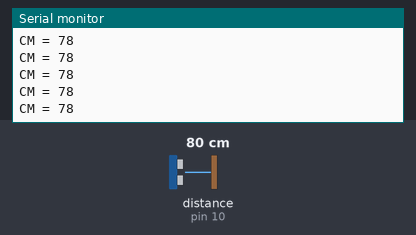
Bench run of a sketch on a simulated Arduino Uno, built with avr-gcc and run on an emulated ATmega328P. Shown: the last lines printed to the serial monitor. Wiring (inferred from the names in the program): ultrasonic range finder: trigger pin 9; echo pin 10. Inputs (shaded band) come from the test bench; at power-on: distance to the obstacle (sensor on pin 10) 80 cm. The echo pulse lasts 58.3 µs per cm.

Above: at 1.2 s.
1.3 s: distance to the obstacle (sensor on pin 10) set to 2 cm
At 1.8 s:
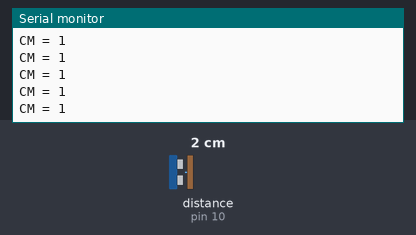
2.8 s: distance to the obstacle (sensor on pin 10) set to 4 cm
At 3.6 s:
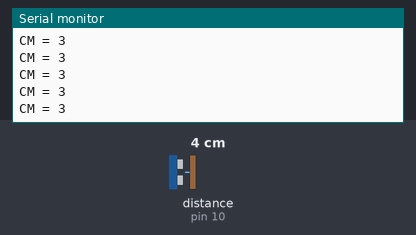
5.8 s: distance to the obstacle (sensor on pin 10) set to 120 cm
At 6.4 s:
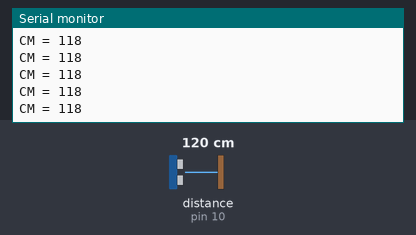
8.8 s: distance to the obstacle (sensor on pin 10) set to 9 cm
At 9.3 s:
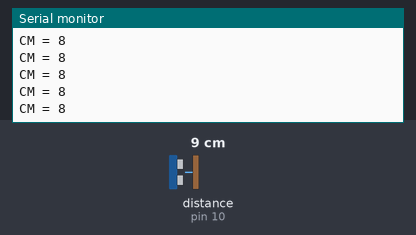
Timing chart, 0 to 11.8 s (numbered marks = the images above; inputs shaded):
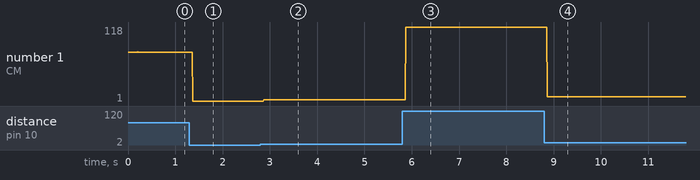

The sketch:

arduino_ultrasonic_sensor.ino
```cpp
int trigpin = 9;
int echopin = 10;
void setup()
{
Serial.begin(9600);
pinMode(trigpin,OUTPUT);
pinMode(echopin,INPUT);
}

void loop()
{
  long duration,distance;
  digitalWrite(trigpin,HIGH);
  delayMicroseconds(1000);
  digitalWrite(trigpin,LOW);
  duration = pulseIn(echopin,HIGH);
  distance = duration*0.034/2;
  Serial.print("CM = ");
  Serial.println(distance);

}
```

Measured:
- after the input at 1.3 s, the serial monitor: prints a new line after 0.07 s (image 1)
- after the input at 2.8 s, the serial monitor: prints a new line after 0.07 s (image 2)
- after the input at 5.8 s, the serial monitor: prints a new line after 0.07 s (image 3)
- after the input at 8.8 s, the serial monitor: prints a new line after 0.07 s (image 4)
- plotted number 1: 78 → 1 after the input at 1.3 s, 1 → 3 after the input at 2.8 s, 3 → 118 after the input at 5.8 s, 118 → 8 after the input at 8.8 s
